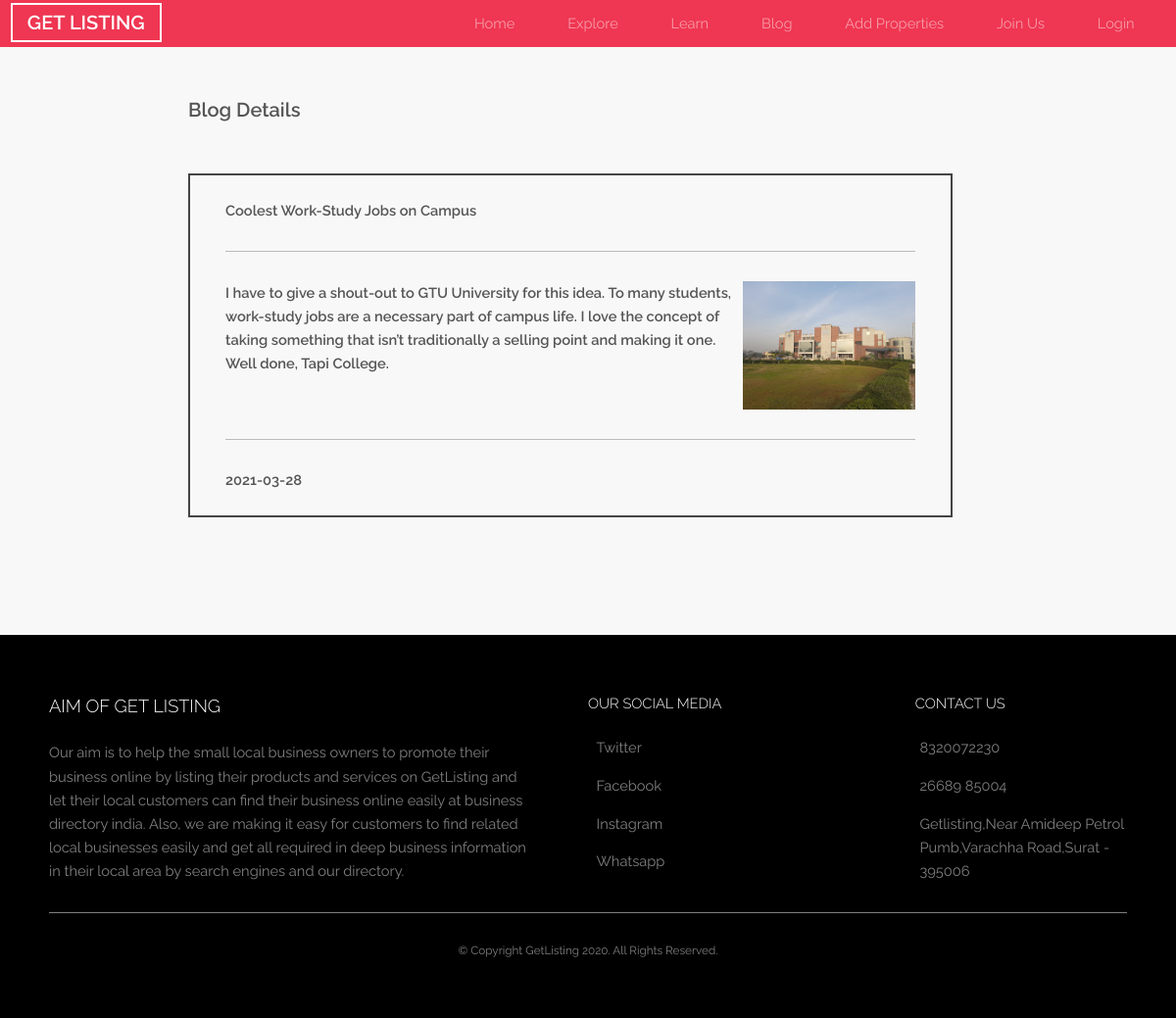
/blog_details.php?bid=28, run on the app's committed database.
### tables this page shows
CREATE TABLE `blog` (
  `id` int(10) NOT NULL,
  `listing_id` int(10) NOT NULL,
  `member_email` varchar(50) NOT NULL,
  `blog_title` varchar(500) NOT NULL,
  `blog_description` varchar(900) NOT NULL,
  `blog_date` date NOT NULL,
  `blog_image` varchar(300) NOT NULL,
  `blog_number` int(10) NOT NULL DEFAULT 0,
  `status` int(1) NOT NULL DEFAULT 0
);

### blog_details.php (the view, shortened to what this page needs)
<?php include('header.php'); ?>
<?php
	$select_blog = mysqli_query($conn,"SELECT * FROM blog WHERE id = '{$_GET['bid']}' ");
	$select_blog_row = mysqli_fetch_row($select_blog);
?>
<label class="blog_details_title">Blog Details</label>
<div class="blog_details">
	<label><?php echo $select_blog_row['3']; ?></label>
	<hr>
	<div class="blog_details_box2">
		<label><?php echo $select_blog_row['4']; ?></label>
		<?php echo "<img src='blog images/".$select_blog_row['6']."'>"; ?>
	</div>
	<hr>
	<label><?php echo $select_blog_row['5']; ?></label>
</div>
<?php include('footer.php'); ?>

### data on the page
blog: blog_title "Coolest Work-Study Jobs on Campus", blog_description "I have to give a shout-out to GTU University for this idea. To many students, work-study jobs are a necessary part of campus life. I love the concept of taking something that isn’t traditionally a selling point and making it one. Well done, Tapi College.", blog_image (picture), blog_date "2021-03-28"
